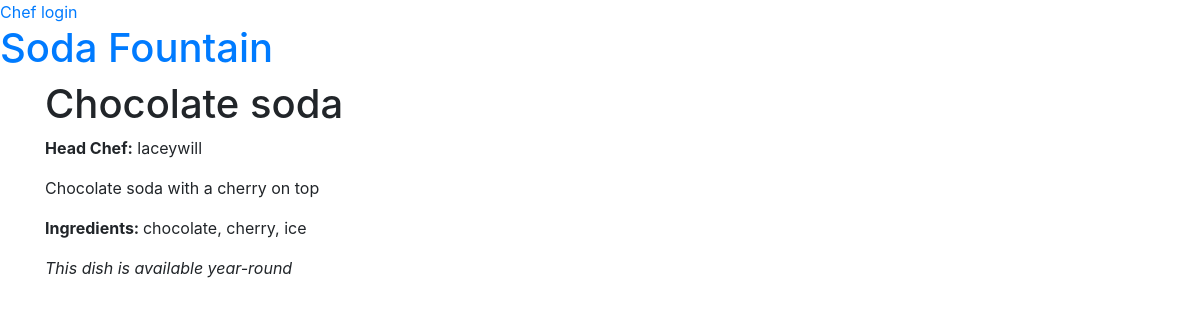
Page /dish/1/ on the committed database.
### menu/models.py (models this page shows, shortened)
class Dish(models.Model):
    chef = models.ForeignKey('auth.User', models.CASCADE)
    ingredients = models.ManyToManyField('Ingredient', related_name='ingredients')
    created_date = models.DateField(default=datetime.date.today)
    name = models.CharField(max_length=200)
    description = models.TextField()
    standard = models.BooleanField(default=False)

class Ingredient(models.Model):
    name = models.CharField(max_length=200)
    def __str__(self):
        return self.name

### menu/views.py (the view)
# urls.py: path('dish/<int:dish_pk>/', views.detail_dish, name='detail_dish'),
def detail_dish(request, dish_pk):
    dish = get_object_or_404(Dish, id=dish_pk)
    return render(request, 'menu/detail_dish.html', {'dish': dish})

### menu/templates/menu/detail_dish.html (shortened to what this page needs)
{% extends 'menu/base.html' %}
{% block content %}
    <h1>{{ dish.name }}</h1>
    <p><strong>Head Chef:</strong> {{ dish.chef }}</p>
    <p>{{ dish.description }}</p>
    <p><strong>Ingredients: </strong>{{ dish.ingredients.all|join:", " }}</p>
    {% if dish.standard %}
        <p><em>This dish is available year-round</em></p>
    {% endif %}
{% endblock %}

### rows in the picture
Dish: name "Chocolate soda", chef "laceywill", description "Chocolate soda with a cherry on top", ingredients.all "chocolate, cherry, ice"
